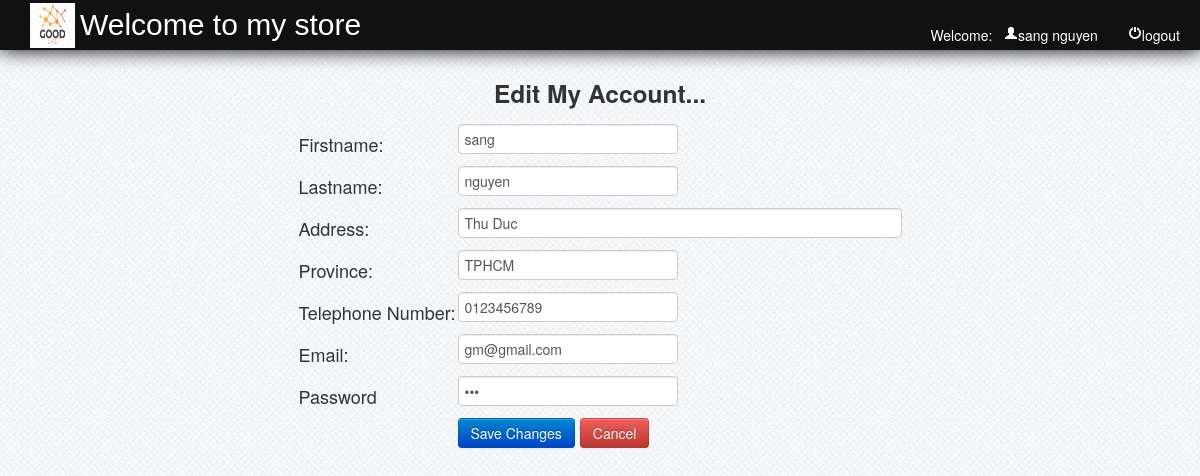
/account.php (signed in), run on the app's committed database.
### tables this page shows
CREATE TABLE `customer` (
  `customerid` int(11) NOT NULL,
  `firstname` varchar(50) NOT NULL,
  `lastname` varchar(50) NOT NULL,
  `address` varchar(100) NOT NULL,
  `country` varchar(50) NOT NULL,
  `telephone` varchar(20) NOT NULL,
  `email` varchar(50) NOT NULL,
  `password` varchar(50) NOT NULL
);

### account.php (the view, shortened to what this page needs)
<?php
	include("database/dbconn.php");
?>
<!DOCTYPE html>
<html>
<head>
	<link rel = "stylesheet" type = "text/css" href="css/style.css" media="all">
	<link rel="stylesheet" type="text/css" href="css/bootstrap.css">
</head>
<body>
	<div id="header">
		<img src="img/logo.png">
		<label>Welcome to my store</label>
			<?php
				$id = (int) $_SESSION['id'];
					$query = $conn->query ("SELECT * FROM customer WHERE customerid = '$id' ") or die (mysqli_error());
					$fetch = $query->fetch_array();
			?>
			<ul>
				<li><a href="function/logout.php"><i class="icon-off icon-white"></i>logout</a></li>
				<li><a href="#profile" href  data-toggle="modal">Welcome:&nbsp;&nbsp;&nbsp;<i class="icon-user icon-white"></i><?php echo $fetch['firstname']; ?>&nbsp;<?php echo $fetch['lastname'];?></a></li>
			</ul>
	</div>
<div id="container">
							<?php
								$id = (int) $_SESSION['id'];
								$query = $conn->query ("SELECT * FROM customer WHERE customerid = '$id' ") or die (mysql_error());
								$fetch = $query->fetch_array ();
									$firstname=$fetch['firstname'];
									$lastname=$fetch['lastname'];
									$address=$fetch['address'];
									$country=$fetch['country'];
									$telephone=$fetch['telephone'];
									$email=$fetch['email'];
									$password=$fetch['password'];
						?>
				<div id="account">
					<form method="POST" action="function/edit_customer.php">
						<center>
						<h3>Edit My Account...</h3>
							<table>
								<tr>
									<td>Firstname:</td><td><input type="text" name="firstname" placeholder="Firstname" required value="<?php echo $firstname; ?>"></td>
								</tr>
								<tr>
									<td>Lastname:</td><td><input type="text" name="lastname" placeholder="Lastname" required value="<?php  echo $lastname;?>"></td>
								</tr>
								<tr>
									<td>Address:</td><td><input type="text" name="address" placeholder="Address" style="width:430px;"required value="<?php echo $address;?>"></td>
								</tr>
								<tr>
									<td>Province:</td><td><input type="text" name="country" placeholder="Province" required value="<?php echo $country;?>"></td>
								</tr>
								<tr>
									<td>Telephone Number:</td><td><input type="text" name="telephone" placeholder="Telephone Number" value="<?php echo $telephone;?>" maxlength="10"></td>
								</tr>
								<tr>
									<td>Email:</td><td><input type="email" name="email" placeholder="Email" required value="<?php echo $email;?>"></td>
								</tr>
								<tr>
									<td>Password</td><td><input type="password" name="password" placeholder="Password" required value="<?php echo $password;?>"></td>
								</tr>
								<tr>
									<td></td><td><input type="submit" name="edit" value="Save Changes" class="btn btn-primary">&nbsp;<a href="home.php"><input type="button" name="cancel" value="Cancel" class="btn btn-danger"></a></td>
								</tr>
							</table>
						</center>
					</form>
				</div>
	<br>
</div>
</body>
</html>

### css/style.css (style rules this page uses)
body { background:url(../images/bg.png) repeat scroll left top #e7ebf2; }
#header { height:50px; width:100%; background-color:#111; color:#fff; text-indent:10px; -webkit-box-shadow:0px 0px 20px 0px black; -moz-box-shadow:0px 0px 20px 0px black; box-shadow:0px 0px 20px 0px black; }
#header img { position:absolute; height:45px; width:45px; margin-left:20px; margin-top:2.5px; }
#header label { position:relative; top:15px; color:#fff; text-indent:80px; font-size:30px; clear:both; font-family:arial; }
#header ul { list-style-type:none; position:relative; }
#header ul li { display:inline; position:relative; float:right; margin-right:20px; }
#header ul li a { text-decoration:none; color:#fff; }
#container { margin:auto; width:1150px; }
#account { position:relative; margin-top:2%; }
#account form table tr td { font-size:18px; }

### data on the page
customer: firstname "sang", lastname "nguyen", address "Thu Duc", country "TPHCM", telephone "0123456789", email "gm@gmail.com"
